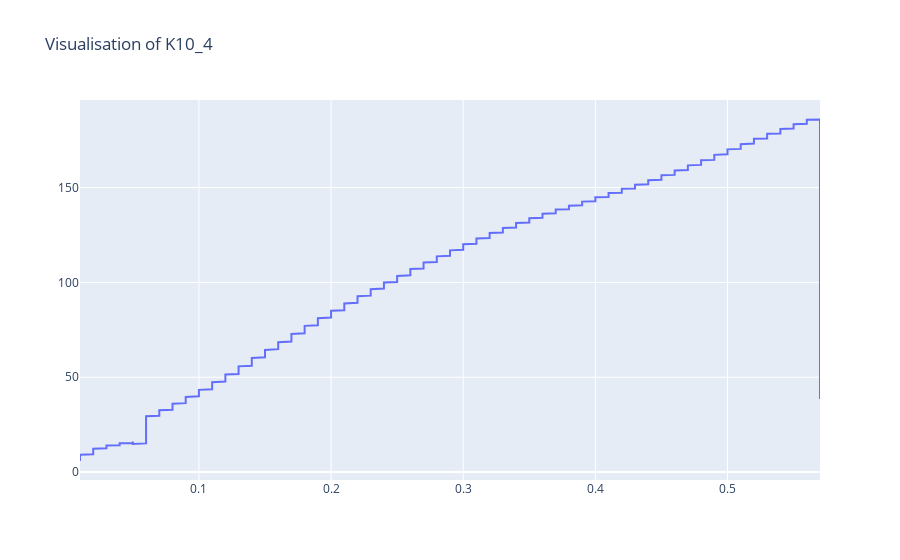

Source (notebook cell):
### Code cell
filtered_test_df=visualisation_stress_plot(sample="K10_4",dataframe=filtered_test_df)

### Figure 1 — Plotly figure (JSON) as saved in the notebook; plotly's stock layout.template omitted (floating-point values rounded to 4 significant figures; data arrays with more than 128 entries replaced by an {"elided": "..."} marker saying what was removed)
{"data": [{"name": "force", "type": "scatter", "x": {"elided": "688 float values"}, "y": {"elided": "688 float values"}}], "layout": {"title": {"text": "Visualisation of K10_4"}}}
